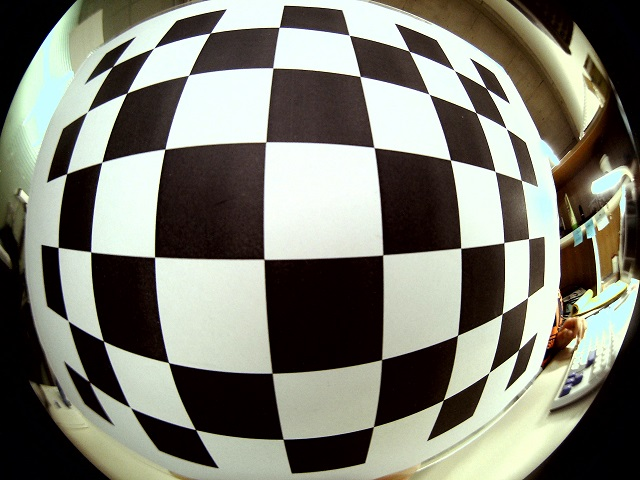
#> input picture calibration/checkerboard_img/1.jpg, 640 x 480 px
$ python -i warp.py   (imports and definitions only)
#> lines starting #> are read from the running program, lines starting #| are printed output that depends on the picture
import cv2
import numpy as np
import os
import sys
this_dir = os.path.dirname(__file__)
sys.path.append(this_dir)
import params as prm

class Warper():
    def run_warper(self,fisheye_img):
        self.fisheye_img = fisheye_img
        self.equirectangular_img = cv2.remap(self.fisheye_img, prm.equi_u, prm.equi_v, cv2.INTER_LINEAR)
        self.perspective_img = cv2.remap(self.fisheye_img, prm.per_u, prm.per_v, cv2.INTER_LINEAR)
        self.depthframe_img = cv2.warpPerspective(self.perspective_img, prm.homography, (prm.rscam_size[0],prm.rscam_size[1]))
        return self.equirectangular_img,  self.perspective_img, self.depthframe_img

>>> import cv2
>>> picture = cv2.imread('../../calibration/checkerboard_img/1.jpg', cv2.IMREAD_GRAYSCALE)
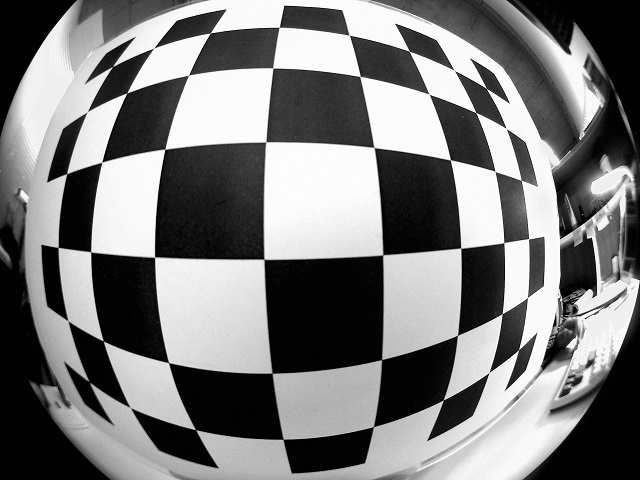
#> picture: shape (480, 640); min 0, max 255, mean 123.1
#> (the run stopped early here; a loop or call above may not have finished)

$ run again, on calibration/checkerboard_img/10.jpg
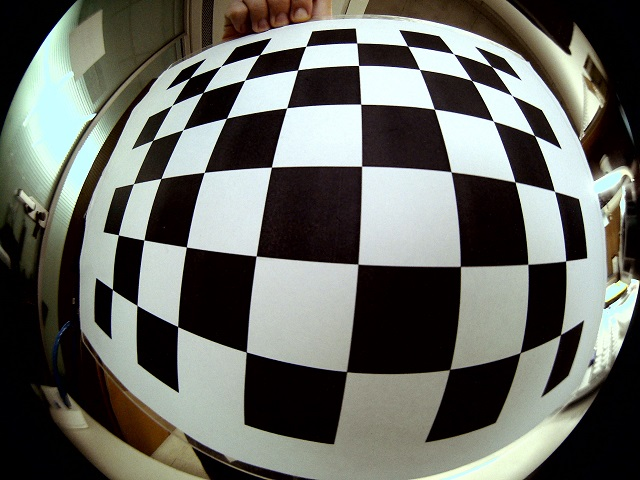
#> input picture calibration/checkerboard_img/10.jpg, 640 x 480 px
#> `picture = cv2.imread('../../calibration/checkerboard_img/1.jpg', cv2.I..`:
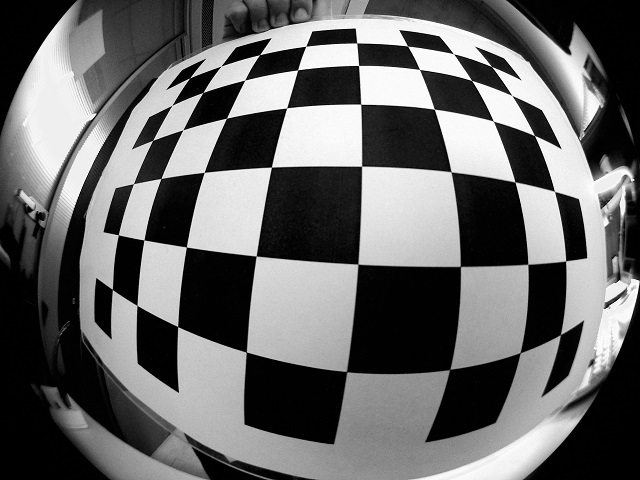
#> picture: shape (480, 640); min 0, max 255, mean 104.2

$ run again, on calibration/checkerboard_img/2.jpg
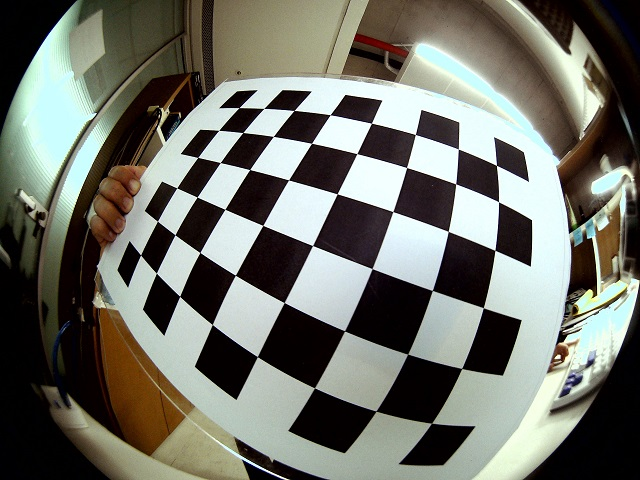
#> input picture calibration/checkerboard_img/2.jpg, 640 x 480 px
#> `picture = cv2.imread('../../calibration/checkerboard_img/1.jpg', cv2.I..`:
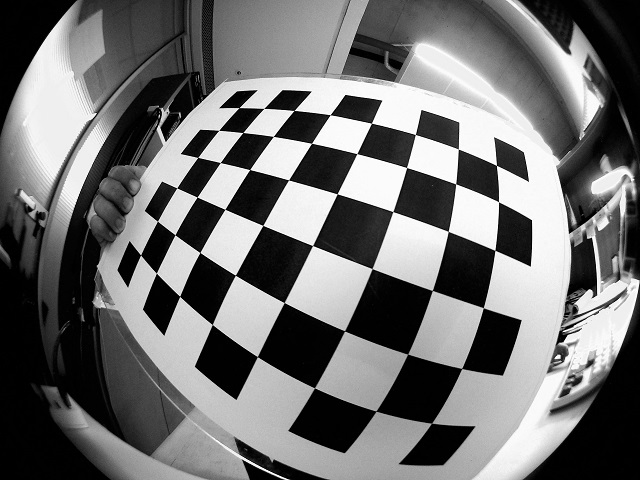
#> picture: shape (480, 640); min 0, max 255, mean 112.3

$ run again, on calibration/checkerboard_img/3.jpg
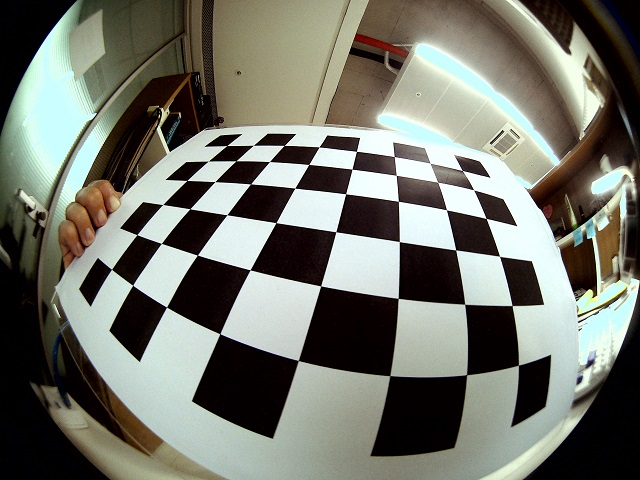
#> input picture calibration/checkerboard_img/3.jpg, 640 x 480 px
#> `picture = cv2.imread('../../calibration/checkerboard_img/1.jpg', cv2.I..`:
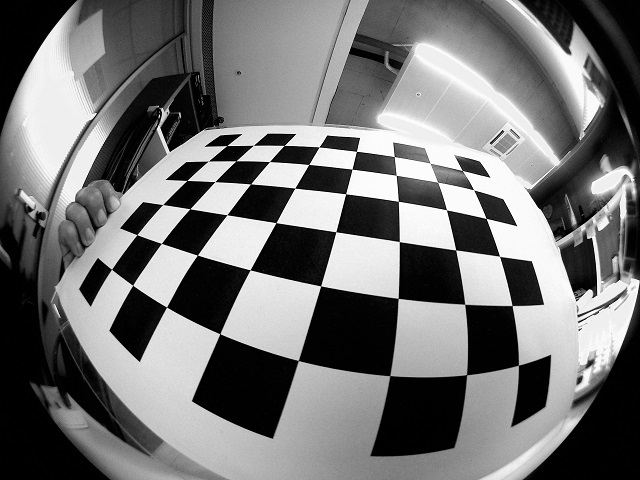
#> picture: shape (480, 640); min 0, max 255, mean 115.5
